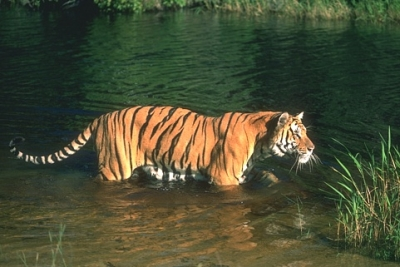
%> input picture images/0004.jpg, 400 x 267 px
$ octave --eval "showhsv('images/0004.jpg');"   (GNU Octave 9; MATLAB toolbox functions it lacks are replaced by stand-ins)
%> lines starting %> are read from the running program, lines starting %| are printed output that depends on the picture
function showhsv(imgname);
%> called with imgname = 'images/0004.jpg'
img = imread(imgname);
%> img is the input picture: size 267x400x3 uint8; mean R, G, B 73, 77, 51.9
img = rgb2hsv(img);
%> img: size 267x400x3 double; mean H, S, V 0.266, 0.401, 0.333
h = img(:,:,1);
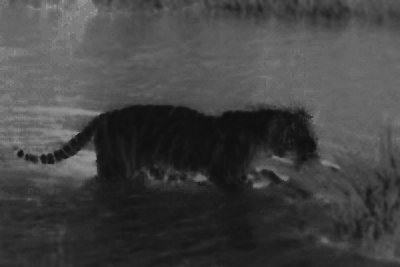
%> h: size 267x400 double; min 0.0594, max 0.583, mean 0.266
s = img(:,:,2);
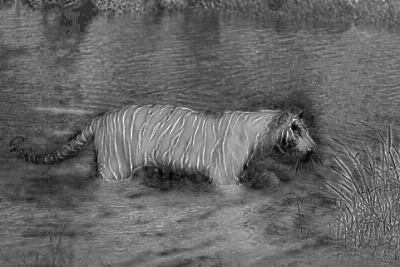
%> s: size 267x400 double; min 0.0196, max 1, mean 0.401
v = img(:,:,3);
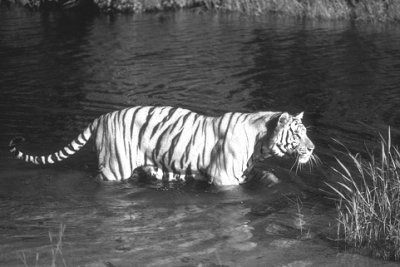
%> v: size 267x400 double; min 0.102, max 1, mean 0.333
figure(1);
imshow(h);
figure(2);
imshow(s);
figure(3);
imshow(v);
figure(4);
imshow(img);

$ run again, on images/0006.jpg
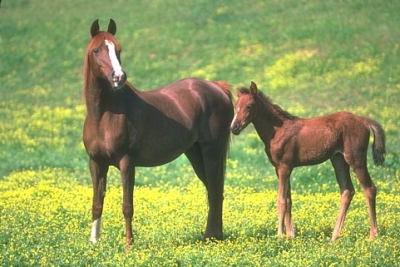
%> input picture images/0006.jpg, 400 x 267 px
%> in showhsv, img is the input picture: size 267x400x3 uint8; mean R, G, B 144.6, 157.9, 90.8
%> img: size 267x400x3 double; mean H, S, V 0.204, 0.419, 0.638
%> in showhsv, `s = img(:,:,2);`:
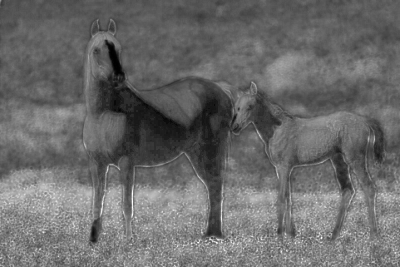
%> s: size 267x400 double; min 0, max 1, mean 0.419
%> in showhsv, `v = img(:,:,3);`:
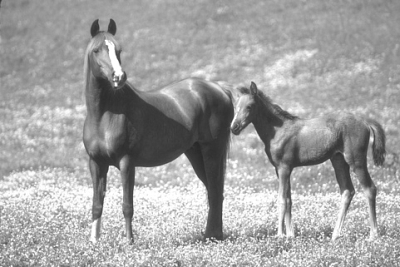
%> v: size 267x400 double; min 0.153, max 1, mean 0.638

$ run again, on images/101085.jpg
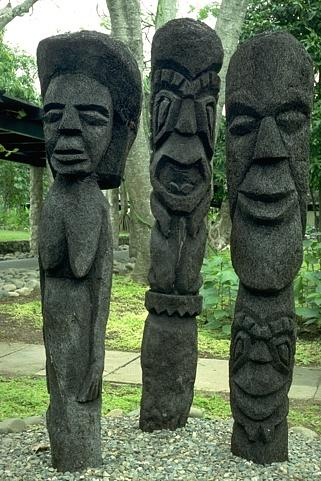
%> input picture images/101085.jpg, 321 x 481 px
%> in showhsv, img is the input picture: size 481x321x3 uint8; mean R, G, B 87.9, 102.4, 81
%> img: size 481x321x3 double; mean H, S, V 0.33, 0.27, 0.403
%> in showhsv, `s = img(:,:,2);`:
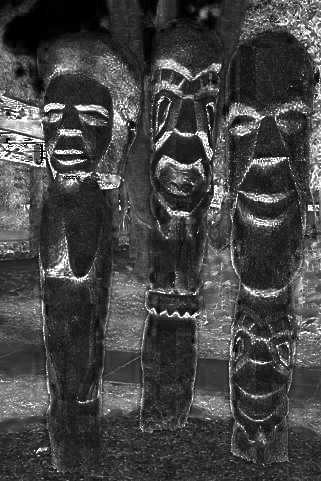
%> s: size 481x321 double; min 0, max 1, mean 0.27
%> in showhsv, `v = img(:,:,3);`:
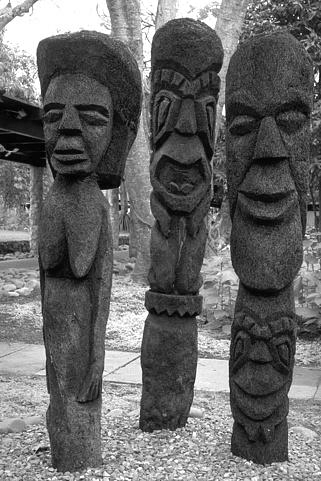
%> v: size 481x321 double; min 0, max 1, mean 0.403

$ run again, on images/101087.jpg
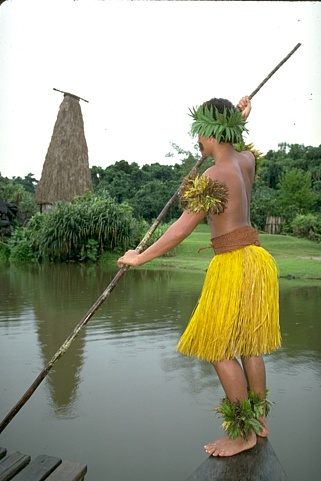
%> input picture images/101087.jpg, 321 x 481 px
%> in showhsv, img is the input picture: size 481x321x3 uint8; mean R, G, B 153, 156.2, 133.6
%> img: size 481x321x3 double; mean H, S, V 0.224, 0.239, 0.631
%> in showhsv, `s = img(:,:,2);`:
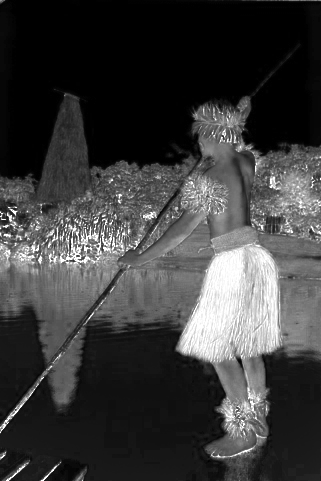
%> s: size 481x321 double; min 0, max 1, mean 0.239
%> in showhsv, `v = img(:,:,3);`:
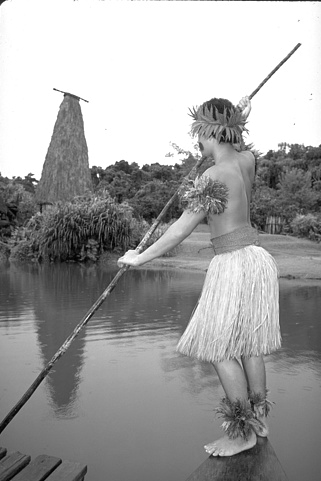
%> v: size 481x321 double; min 0.00392, max 1, mean 0.631
